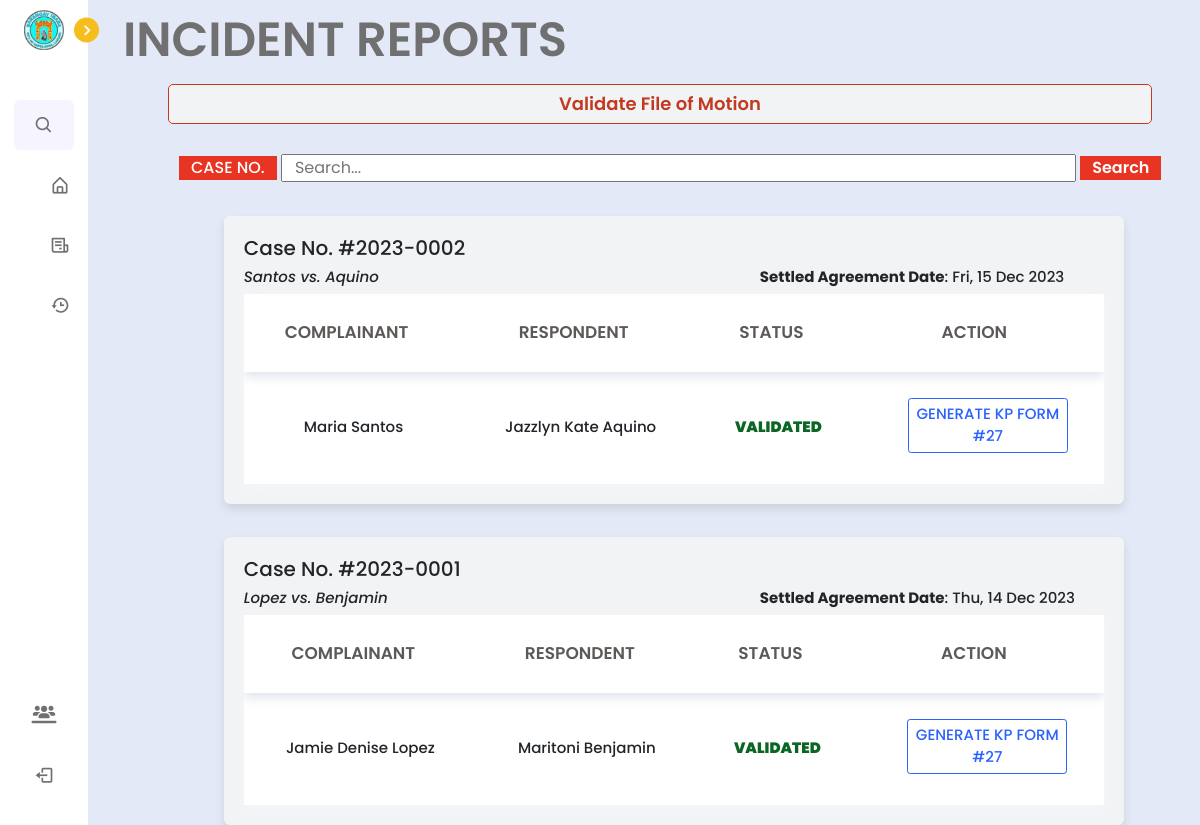
The app's page /barangay/incident_reports.php (signed in) with its own data.
### tables this page shows
CREATE TABLE `incident_report` (
  `incident_id` int(11) NOT NULL,
  `complainant_last_name` varchar(255) NOT NULL,
  `complainant_first_name` varchar(255) NOT NULL,
  `complainant_middle_name` varchar(255) NOT NULL,
  `complainant_cellphone_number` varchar(20) NOT NULL,
  `complainant_house_address` varchar(255) NOT NULL,
  `respondent_last_name` varchar(255) NOT NULL,
  `respondent_first_name` varchar(255) NOT NULL,
  `respondent_middle_name` varchar(255) NOT NULL,
  `respondent_cellphone_number` varchar(20) NOT NULL,
  `respondent_house_address` varchar(255) NOT NULL,
  `incident_case_number` varchar(50) NOT NULL,
  `incident_case_type` varchar(100) NOT NULL,
  `incident_date` date NOT NULL,
  `description_of_violation` tinytext NOT NULL,
  `created_at` timestamp NOT NULL DEFAULT current_timestamp(),
  `submitter_first_name` varchar(50) DEFAULT NULL,
  `submitter_last_name` varchar(50) DEFAULT NULL,
  `lupon_id` int(11) DEFAULT NULL,
  `pb_id` int(11) NOT NULL,
  `other_incident_case_type` varchar(255) DEFAULT NULL
);

CREATE TABLE `amicable_settlement` (
  `settlement_id` int(11) NOT NULL,
  `date_agreed` timestamp NOT NULL DEFAULT current_timestamp(),
  `agreement_description` text DEFAULT NULL,
  `hearing_id` int(11) DEFAULT NULL,
  `incident_case_number` varchar(50) DEFAULT NULL,
  `timestamp` timestamp NULL DEFAULT NULL
);

### barangay/incident_reports.php (the view, shortened to what this page needs)
<?php
$configFile = file_get_contents('../barangays.json');
$config = json_decode($configFile, true);
include '../config.php';
$pb_id = $_SESSION['pb_id'];
if (isset($_POST['submit_search'])) {
    $search_case = mysqli_real_escape_string($conn, $_POST['search_case']);
    $query = "SELECT pa.barangay,
                     incident_report.incident_case_number AS incident_case_number,
                     incident_report.complainant_first_name AS complainant_first_name,
                     incident_report.complainant_last_name AS complainant_last_name,
                     incident_report.respondent_first_name as respondent_first_name,
                     incident_report.respondent_last_name AS respondent_last_name,
                     incident_report.created_at AS created_at,
                     amicable_settlement.date_agreed AS date_agreed
              FROM `incident_report`
              INNER JOIN `lupon_accounts` AS la ON incident_report.lupon_id = la.lupon_id
              INNER JOIN `pb_accounts` AS pa ON la.pb_id = pa.pb_id
              LEFT JOIN `notify_residents` AS nr ON incident_report.incident_case_number = nr.incident_case_number
              LEFT JOIN `execution_notice` AS en ON incident_report.incident_case_number = en.incident_case_number
              LEFT JOIN `amicable_settlement` AS amicable_settlement ON incident_report.incident_case_number = amicable_settlement.incident_case_number
              WHERE pa.pb_id = '$pb_id'
                    AND nr.generate_execution = 'form generated'
                    AND incident_report.incident_case_number LIKE '%$search_case%'
              ORDER BY incident_report.created_at DESC";
} else {
    $query = "SELECT pa.barangay,
                     incident_report.incident_case_number AS incident_case_number,
                     incident_report.complainant_first_name AS complainant_first_name,
                     incident_report.complainant_last_name AS complainant_last_name,
                     incident_report.respondent_first_name as respondent_first_name,
                     incident_report.respondent_last_name AS respondent_last_name,
                     incident_report.created_at AS created_at,
                     amicable_settlement.date_agreed AS date_agreed
              FROM `incident_report`
              INNER JOIN `lupon_accounts` AS la ON incident_report.lupon_id = la.lupon_id
              INNER JOIN `pb_accounts` AS pa ON la.pb_id = pa.pb_id
              LEFT JOIN `notify_residents` AS nr ON incident_report.incident_case_number = nr.incident_case_number
              LEFT JOIN `execution_notice` AS en ON incident_report.incident_case_number = en.incident_case_number
              LEFT JOIN `amicable_settlement` AS amicable_settlement ON incident_report.incident_case_number = amicable_settlement.incident_case_number
              WHERE pa.pb_id = '$pb_id'
                    AND nr.generate_execution = 'form generated'
              ORDER BY incident_report.created_at DESC";
}
$result = mysqli_query($conn, $query);
?>
<!DOCTYPE html>
<html lang="en">
<head>
    <link href='https://unpkg.com/boxicons@2.1.1/css/boxicons.min.css' rel='stylesheet'>
    <link rel="stylesheet" href="https://cdnjs.cloudflare.com/ajax/libs/font-awesome/6.4.2/css/all.min.css" />
    <link rel="stylesheet" href="../node_modules/bootstrap/dist/css/bootstrap.min.css">
    <link rel="stylesheet" href="../css/lupon.css">
    <link rel="stylesheet" href="../css/incidentform.css">
</head>
<body>
<nav class="sidebar close">
        <header>
                    <div class="image-text">
                    <?php
                    $select = mysqli_query($conn, "SELECT * FROM `pb_accounts` WHERE pb_id = '$pb_id'") or die('Query failed');
                    if (mysqli_num_rows($select) > 0) {
                        $fetch = mysqli_fetch_assoc($select);
                    }
                    if (!empty($fetch['barangay'])) {
                        $barangay = $fetch['barangay'];
                        if (isset($config['barangayLogos'][$barangay])) {
                            echo '<span class="image"><img src="' . $config['barangayLogos'][$barangay] . '"></span>';
                        } else {
                            echo '<span class="image"><img src="../images/default_logo.png"></span>';
                        }
                    } else {
                        echo '<span class="image"><img src="../images/default_logo.png"></span>';
                    }
                    ?>
                    </div>
            <i class='bx bx-chevron-right toggle'></i>
        </header>
        <div class="menu-bar">
            <div class="menu">
            <li class="search-box">
                <i class='bx bx-search icon'></i>
            </li>
                    <li class="nav-link">
                        <a href="home.php">
                            <i class='bx bx-home-alt icon' ></i>
                        </a>
                    </li>
                    <li class="nav-link">
                        <a href="incident_reports.php">
                            <i class='bx bx-receipt icon' ></i>
                        </a>
                    </li>
                    <li class="nav-link">
                        <a href="activity_history.php">
                            <i class='bx bx-history icon'></i>
                        </a>
                    </li>
            </div>
            <div class="bottom-content">
                <li class="">
                <a href="manage_accounts.php">
                <i class="fa-solid fa-users-line icon"></i>
                    </a>
                </li>
                <li class="">
                    <a href="../logout.php">
                        <i class='bx bx-log-out icon' ></i>
                    </a>
                </li>
            </div>
        </div>
    </nav>
    <section class="home">
        <h1 style="margin-left: 4%; margin-top: 1%; display: flex; font-size: 48px;">INCIDENT REPORTS</h1>
        <div class="cases-container" style="margin-left: -33%; width: 100%; margin-top: -2%;">
            <a href="incomplete_notices.php" style="text-decoration: none;">
            <div class="validate-cases" style="height:40px; width: 460%;" >
                <p>Validate File of Motion</p>
            </div></a>
        </div>
        <div class="search-container">
            <form action="" method="post">
                <button class="case-button" style="padding: 0px 12px;">CASE NO.</button>
                <input type="text" class="search-input" name="search_case" placeholder="Search...">
                <button type="submit" name="submit_search" class="search-button" style="padding: 0px 12px;">Search</button>
            </form>
        </div>
        <?php
if (mysqli_num_rows($result) == 0) {
    echo '<div class="text-box">No Incident Cases found</div>';
} else {
    while ($row = mysqli_fetch_assoc($result)) {
        $incident_case_number = $row['incident_case_number'];
        $complainant_last_name = $row['complainant_last_name'];
        $respondent_last_name = $row['respondent_last_name'];
        $complainant_first_name = $row['complainant_first_name'];
        $respondent_first_name = $row['respondent_first_name'];
        $date_agreed = $row['date_agreed'];
        $notifyQuery = "SELECT * FROM `notify_residents` WHERE incident_case_number = '$incident_case_number'";
        $notifyResult = mysqli_query($conn, $notifyQuery);
        $notifyRow = mysqli_fetch_assoc($notifyResult);
        $executionQuery = "SELECT * FROM `execution_notice` WHERE incident_case_number = '$incident_case_number'";
        $executionResult = mysqli_query($conn, $executionQuery);
        $executionRow = mysqli_fetch_assoc($executionResult);
        echo '<div class="container" style="width: 900px; margin-left: 13%;">';
        echo '<div class="top-text" style="display: flex;">';
        echo '<h3 class="case-no-text" style="font-size: 20px;">Case No. #' . substr($incident_case_number, 0, 9) . '</h3>';
        echo '</div>';
        echo '<div class="top-text" style="display: flex;">';
        echo '<h3 class="case-no-text" style="font-size: 15px; font-weight: 500; font-style: italic; width: 20%;">';
        echo $complainant_last_name . ' vs. ' . $respondent_last_name;
        echo '</h3>';
        echo '<h3 class="hearing-text" style="font-size: 15px; font-weight: 500; margin-left: 40%;"><b>Settled Agreement Date</b>: ' . date('D, d M Y', strtotime($date_agreed)) . '</h3>';
        echo '</div>';
        echo '<table>';
        echo '<thead>';
        echo '<tr>';
        echo '<th>COMPLAINANT</th>';
        echo '<th>RESPONDENT</th>';
        echo '<th>STATUS</th>';
        echo '<th>Action</th>';
        echo '</tr>';
        echo '</thead>';
        echo '<tbody>';
        echo '<tr>';
        echo '<td>' . $complainant_first_name . ' ' . $complainant_last_name . '</td>';
        echo '<td>' . $respondent_first_name . ' ' . $respondent_last_name . '</td>';
        echo '<td>';
        if ($notifyRow && $executionRow === null) {
            echo '<p>-</p>';
        } elseif ($notifyRow && $executionRow !== null) {
            echo '<span style="font-weight: 900; color: #0b6623;">
            VALIDATED</span>';
        } else {
            echo '-';
        }
        echo '</td>';
        echo '<td>';
        if ($notifyRow && $executionRow === null) {
            echo '<a href="execution_notice.php?incident_case_number=' . $incident_case_number . '" class="generate" style="margin-left: 12%">VALIDATE</a>';
        } elseif ($notifyRow && $executionRow !== null) {
            echo '<a href="../tcpdf/notice_of_execution.php?incident_case_number=' . $incident_case_number . '" target="_blank" class="generate" style="margin-left: 12%">GENERATE KP FORM #27</a>';
        } else {
            echo '-';
        }
        echo '</td>';
        echo '</tr>';
        echo '</tbody>';
        echo '</table>';
        echo '</div>';
    }
}
?>
    </section>
</body>
</html>

### css/lupon.css (style rules this page uses)
* { margin: 0; padding: 0; box-sizing: border-box; font-family: 'Poppins', sans-serif; }
:root { --body-color: #E4E9F7; --sidebar-color: #FFF; --primary-color: #F9C918; --primary-color-light: #F6F5FF; --toggle-color: #DDD; --text-color: #707070; --tran-03: all 0.2s ease; --tran-03: all 0.3s ease; --tran-04: all 0.3s ease; --tran-05: all 0.3s ease; }
body { min-height: 100vh; background-color: var(--body-color); transition: var(--tran-05); }
.sidebar { position: fixed; top: 0; left: 0; height: 100%; width: 250px; padding: 10px 14px; background: var(--sidebar-color); transition: var(--tran-05); z-index: 100; }
.sidebar.close { width: 88px; }
.sidebar li { height: 50px; list-style: none; display: flex; align-items: center; margin-top: 10px; }
.sidebar header .image, .sidebar .icon { min-width: 60px; border-radius: 6px; }
.sidebar .icon { min-width: 60px; border-radius: 6px; height: 100%; display: flex; align-items: center; justify-content: center; font-size: 20px; }
.sidebar .text, .sidebar .icon { color: var(--text-color); transition: var(--tran-03); }
.sidebar header { position: relative; }
.sidebar header .image-text { display: flex; align-items: center; }
.sidebar header .image { display: flex; align-items: center; justify-content: center; }
.sidebar header .image img { width: 40px; border-radius: 6px; }
.sidebar header .toggle { position: absolute; top: 50%; right: -25px; transform: translateY(-50%) rotate(180deg); height: 25px; width: 25px; background-color: var(--primary-color); color: var(--sidebar-color); border-radius: 50%; display: flex; align-items: center; justify-content: center; font-size: 22px; cursor: pointer; transition: var(--tran-05); }
.sidebar.close .toggle { transform: translateY(-50%) rotate(0deg); }
.sidebar .menu { margin-top: 40px; }
.sidebar li.search-box { border-radius: 6px; background-color: var(--primary-color-light); cursor: pointer; transition: var(--tran-05); }
.sidebar li a { list-style: none; height: 100%; background-color: transparent; display: flex; align-items: center; height: 100%; width: 100%; border-radius: 6px; text-decoration: none; transition: var(--tran-03); }
.sidebar .menu-bar { height: calc(100% - 55px); display: flex; flex-direction: column; justify-content: space-between; overflow-y: scroll; }
.home { position: absolute; top: 0; top: 0; left: 250px; height: 100vh; width: calc(100% - 250px); background-color: var(--body-color); transition: var(--tran-05); }
.sidebar.close ~ .home { left: 78px; height: 100vh; width: calc(100% - 78px); }
thead th { padding-right: 40px; font-size: 18px; font-weight: 600; color: #5d5957; }
tbody td { font-size: 15px; font-weight: 500; }
tbody tr { padding-top: 30%; }
h1 { color: var(--text-color); font-weight: 600; }
.cases-container { display: flex; justify-content: space-around; padding: 30px 20px; width: 90%; margin-left: 5%; }
table { border-collapse: collapse; width: 100%; box-shadow: 0 5px 10px #f4f6fb; background-color: white; text-align: left; overflow: hidden; margin-top: 0; padding: 5px; }
thead { box-shadow: 0 5px 10px #e1e5ee; }
th { padding: 26px 26px; text-transform: uppercase; font-weight: 900; text-align: center; }
td { padding: 26px 26px; text-align: center; font-size: 14px; }

### barangay/incident_reports.php (style rules this page uses)
.search-container { margin-left: 9%; }
.search-input { width: 795px; padding: 0 12px; }
.case-button { background: #E83422; border: none; color: #fff; font-weight: 500; }
.search-button { background: #E83422; color: #fff; border: none; font-weight: 600; }
.container { background: #f2f3f5; margin-left: 9%; margin-top: 3%; width: 1018px; }
.home { position: absolute; top: 0; top: 0; left: 250px; height: 200vh; width: calc(100% - 78px); background-color: var(--body-color); transition: var(--tran-05); }
.sidebar.close ~ .home { left: 78px; height: 100vh; width: calc(100% - 78px); }
.container table thead tr th { font-size: 17px; text-align: center; }
.generate { background: #fff; padding: 4px 4px; color: #2962ff; border: 1px solid #2962ff; text-transform: uppercase; border-radius: 0.2rem; cursor: pointer; display: block; margin-bottom: 5px; width: 10rem; margin-left: 0; text-decoration: none; cursor: pointer; }
.validate-cases { flex: 1; text-align: center; padding: 5px 5px; width: 10px; border: 1px solid #C23B21; border-radius: 5px; background-color: #F2F3F5; color: #C23B21; font-size: 18px; font-weight: 600; margin-left: 3%; cursor: default; }

### records on screen
incident_report: incident_case_number "2023-0002", complainant_last_name "Santos", respondent_last_name "Aquino", amicable_settlement.date_agreed "Fri, 15 Dec 2023", complainant_first_name "Maria", respondent_first_name "Jazzlyn Kate"
incident_report: incident_case_number "2023-0001", complainant_last_name "Lopez", respondent_last_name "Benjamin", amicable_settlement.date_agreed "Thu, 14 Dec 2023", complainant_first_name "Jamie Denise", respondent_first_name "Maritoni"
